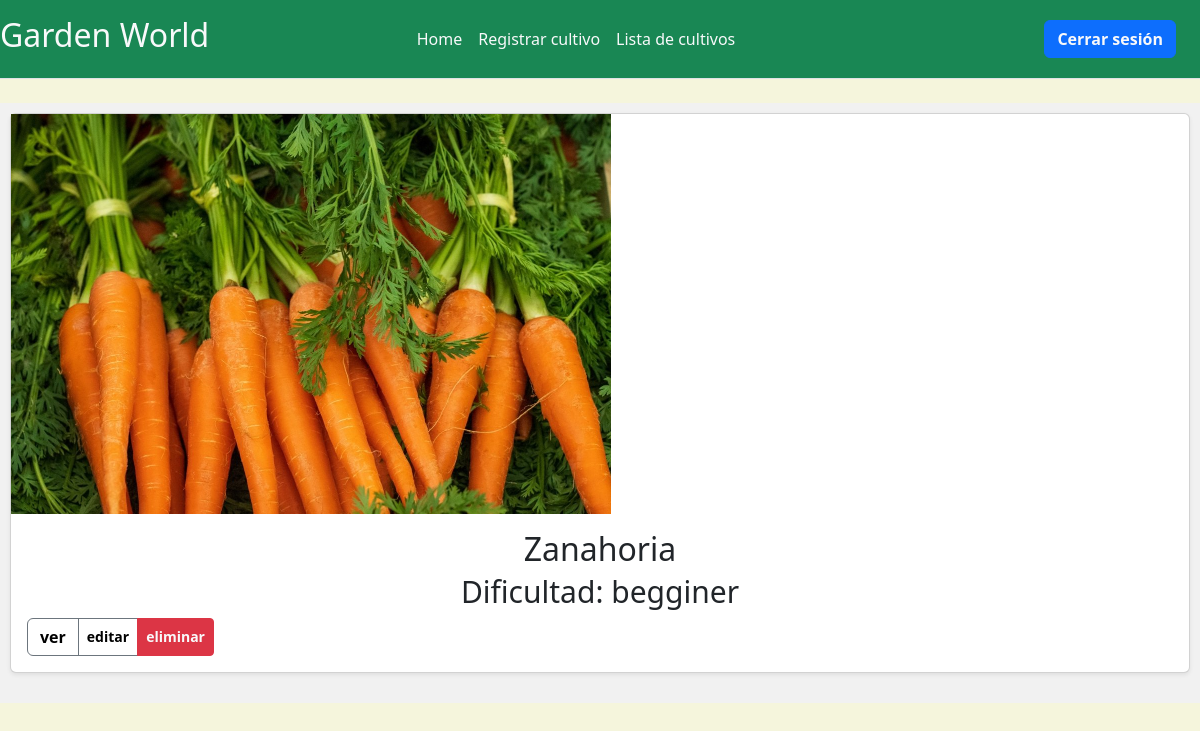
Before: /crop_list/ (signed in) with the older database file.
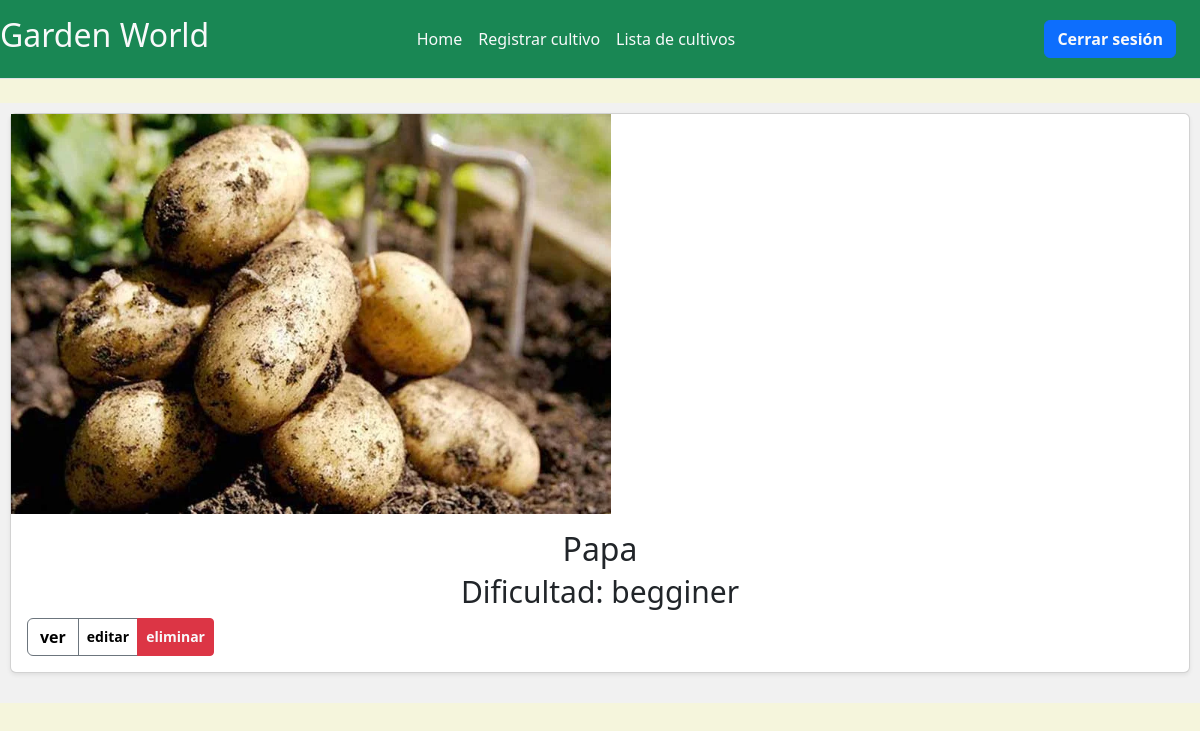
After: the same page with the newer database file.
### Garden_World/models.py (models this page shows, shortened)
class Crop(models.Model):
    title = models.CharField(max_length=30)
    description = models.CharField(max_length=200)
    WHEATER = Choices(
        ('anyone', _('Cualquiera')),
        ('tropical', _('Tropical')),
        ('dry', _('Seco')),
        ('mild', _('Templado')),
        ('continental', _('Continental')),
        ('cool', _('Frios')),
    )
    weather = models.CharField(
        max_length=15,
        choices=WHEATER,
        default=WHEATER.anyone,
    )
    image = models.ImageField(upload_to='images', null=True)
    quantity = models.IntegerField(default=0)
    DIFICULTY = Choices(
        ('begginer', _('Principiante')),
        ('medium', _('Medio')),
        ('hard', _('Dificil'))
    )
    dificulty = models.CharField(
        max_length=10,
        choices=DIFICULTY,
        default=DIFICULTY.begginer,
    )
    SEASON = Choices(
        ('anyone', _('Cualquiera')),
        ('spring', _('Primavera')),
        ('summer', _('Verano')),
        ('autumn', _('otoño')),
        ('winter', _('Invierno')),
    )
    season = models.CharField(
        max_length=10,
        choices=SEASON,
        default=SEASON.anyone,
    )
    ILLUMINATION = Choices(
        ('sun', _('Sol')),
        ('half_shadow', _('Media sombra')),
        ('shadow', _('Sombra')),
    )
    illumination = models.CharField(
        max_length=12,
        choices=ILLUMINATION,
        default=ILLUMINATION.sun,
    )
    TYPE = Choices(
        ('vegetables', _('Hortalizas')),
        ('flowers', _('Flores')),
        ('aromatics', _('Aromaticas')),
    )
    type = models.CharField(
        max_length=10,
        choices=TYPE,
        default=TYPE.vegetables,
    )
    class Meta:
        verbose_name = 'crop'
        verbose_name_plural = 'crops'

### Garden_World/views.py (the view)
# urls.py: path('crop_list/', views.crop_list, name='crop_list'),
@login_required
def crop_list(request):
    crops = Crop.objects.order_by('title')
    context = {'crops' : crops}
    return render(request, 'Garden_World/crop_list.html', context)

### Garden_World/templates/Garden_World/crop_list.html (shortened to what this page needs)
{% extends 'Garden_World/basetwo.html' %}
{% load static %}
{% block content %}
<div class="flex-container">
    {% for crop in crops %}
    <div class="flex-item">
        <div class="card shadow-sm">
            <img class="crop-imagen" src="{{ crop.image.url }}" alt="imagen del cultivo">
            <div class="card-body">
                <h2 class="mb-0">{{ crop.title }}</h2>
                <div class="mb-1 text-body-primary">Dificultad: {{ crop.get_dificulty_display }}
                </div>
                <div class="d-flex justify-content-between align-items-center">
                    <div class="btn-group">
                        <button type="button" class="btn btn-bg btn-outline-secondary"><a class="active"
                                href="{% url 'Garden_World:crop_info' crop.id %}">ver</a></button>
                        <button type="button" class="btn btn-sm btn-outline-secondary"><a class="active"
                                href="{% url 'Garden_World:crop_edit' crop.id %}">editar</a></button>
                        <button type="button" class="btn btn-sm btn-danger"><a class="active text-light"
                                href="{% url 'Garden_World:crop_delete' crop.id %}">eliminar</a></button>
                    </div>
                </div>
            </div>
        </div>
    </div>
    {% endfor %}
</div>
{% endblock %}

### Garden_World/templates/Garden_World/basetwo.html (shortened to what this page needs)
<!DOCTYPE html>
{% load static %}
<html lang="en">
<head>
    <link href="https://cdn.jsdelivr.net/npm/bootstrap@5.3.3/dist/css/bootstrap.min.css" rel="stylesheet"
>
    <link rel="stylesheet" href="{% static 'css/style.css' %}">
</head>
<body class="home">
    <header
        class="bg-success d-flex flex-wrap align-items-center justify-content-center justify-content-md-between py-3 mb-4 border-bottom">
        <div class="col-md-3 mb-2 mb-md-0">
            <h2 class="text-light">Garden World</h2>
        </div>
        <ul class="nav col-12 col-md-auto mb-2 justify-content-center mb-md-0">
            <li><a href="{% url 'Garden_World:homesite' %}" class="text-light nav-link px-2">Home</a></li>
            <li><a href="{% url 'Garden_World:new_crop' %}" class="text-light nav-link px-2">Registrar cultivo</a></li>
            <li><a href="{% url 'Garden_World:crop_list' %}" class="text-light nav-link px-2">Lista de cultivos</a></li>
        </ul>
        <div class="col-md-3 text-end mx-4">
            <button type="button" class="text-light btn btn-primary">
                <a class="active text-light" href="{% url 'Garden_World:logout' %}">Cerrar sesión</a>
            </button>
        </div>
    </header>
    <div>
        {% block content %}
        {% endblock %}
    </div>
</body>
</html>

### static/css/style.css (style rules this page uses)
.active { font-weight: bold; color: black; text-decoration: none; }
.home { background-color: beige; }
.crop-imagen { height: 400px; width: 600px; }
* { box-sizing: border-box; }
.flex-container { display: flex; flex-direction: row; font-size: 30px; text-align: center; }
.flex-item { background-color: #f1f1f1; padding: 10px; flex: 50%; flex-grow: 0; flex-wrap: 0; flex-basis: 600px; }
@media (max-width: 1200px) { .flex-container { flex-direction: column; } }

Changed rows visible on the page:
changed Crop "begginer": image: a different picture; title "Zanahoria" → "Papa"
